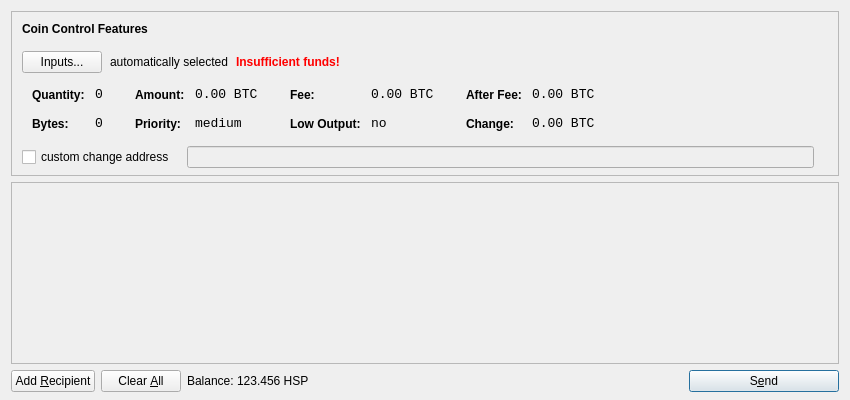
<?xml version="1.0" encoding="UTF-8"?>
<ui version="4.0">
 <class>SendCoinsDialog</class>
 <widget class="QDialog" name="SendCoinsDialog">
  <property name="geometry">
   <rect>
    <x>0</x>
    <y>0</y>
    <width>850</width>
    <height>400</height>
   </rect>
  </property>
  <property name="windowTitle">
   <string>Send Coins</string>
  </property>
  <layout class="QVBoxLayout" name="verticalLayout" stretch="0,1,0">
   <property name="bottomMargin">
    <number>8</number>
   </property>
   <item>
    <widget class="QFrame" name="frameCoinControl">
     <property name="sizePolicy">
      <sizepolicy hsizetype="Expanding" vsizetype="Expanding">
       <horstretch>0</horstretch>
       <verstretch>0</verstretch>
      </sizepolicy>
     </property>
     <property name="maximumSize">
      <size>
       <width>16777215</width>
       <height>16777215</height>
      </size>
     </property>
     <property name="frameShape">
      <enum>QFrame::StyledPanel</enum>
     </property>
     <property name="frameShadow">
      <enum>QFrame::Sunken</enum>
     </property>
     <layout class="QVBoxLayout" name="verticalLayoutCoinControl2">
      <property name="spacing">
       <number>-1</number>
      </property>
      <property name="leftMargin">
       <number>0</number>
      </property>
      <property name="topMargin">
       <number>0</number>
      </property>
      <property name="rightMargin">
       <number>0</number>
      </property>
      <property name="bottomMargin">
       <number>6</number>
      </property>
      <item>
       <layout class="QVBoxLayout" name="verticalLayoutCoinControl" stretch="0,0,0,0,1">
        <property name="spacing">
         <number>0</number>
        </property>
        <property name="leftMargin">
         <number>10</number>
        </property>
        <property name="topMargin">
         <number>10</number>
        </property>
        <item>
         <layout class="QHBoxLayout" name="horizontalLayoutCoinControl1">
          <property name="bottomMargin">
           <number>15</number>
          </property>
          <item>
           <widget class="QLabel" name="labelCoinControlFeatures">
            <property name="sizePolicy">
             <sizepolicy hsizetype="Preferred" vsizetype="Maximum">
              <horstretch>0</horstretch>
              <verstretch>0</verstretch>
             </sizepolicy>
            </property>
            <property name="font">
             <font>
              <weight>75</weight>
              <bold>true</bold>
             </font>
            </property>
            <property name="styleSheet">
             <string notr="true">font-weight:bold;</string>
            </property>
            <property name="text">
             <string>Coin Control Features</string>
            </property>
           </widget>
          </item>
         </layout>
        </item>
        <item>
         <layout class="QHBoxLayout" name="horizontalLayoutCoinControl2" stretch="0,0,0,0">
          <property name="spacing">
           <number>8</number>
          </property>
          <property name="bottomMargin">
           <number>10</number>
          </property>
          <item>
           <widget class="QPushButton" name="pushButtonCoinControl">
            <property name="styleSheet">
             <string notr="true"/>
            </property>
            <property name="text">
             <string>Inputs...</string>
            </property>
           </widget>
          </item>
          <item>
           <widget class="QLabel" name="labelCoinControlAutomaticallySelected">
            <property name="text">
             <string>automatically selected</string>
            </property>
            <property name="margin">
             <number>5</number>
            </property>
           </widget>
          </item>
          <item>
           <widget class="QLabel" name="labelCoinControlInsuffFunds">
            <property name="font">
             <font>
              <weight>75</weight>
              <bold>true</bold>
             </font>
            </property>
            <property name="styleSheet">
             <string notr="true">color:red;font-weight:bold;</string>
            </property>
            <property name="text">
             <string>Insufficient funds!</string>
            </property>
            <property name="margin">
             <number>5</number>
            </property>
           </widget>
          </item>
          <item>
           <spacer name="horizontalSpacerCoinControl">
            <property name="orientation">
             <enum>Qt::Horizontal</enum>
            </property>
            <property name="sizeHint" stdset="0">
             <size>
              <width>40</width>
              <height>1</height>
             </size>
            </property>
           </spacer>
          </item>
         </layout>
        </item>
        <item>
         <widget class="QWidget" name="widgetCoinControl" native="true">
          <property name="sizePolicy">
           <sizepolicy hsizetype="Preferred" vsizetype="Preferred">
            <horstretch>0</horstretch>
            <verstretch>0</verstretch>
           </sizepolicy>
          </property>
          <property name="minimumSize">
           <size>
            <width>0</width>
            <height>0</height>
           </size>
          </property>
          <property name="styleSheet">
           <string notr="true"/>
          </property>
          <layout class="QHBoxLayout" name="horizontalLayoutCoinControl5">
           <property name="margin">
            <number>0</number>
           </property>
           <item>
            <layout class="QHBoxLayout" name="horizontalLayoutCoinControl3" stretch="0,0,0,1">
             <property name="spacing">
              <number>20</number>
             </property>
             <property name="topMargin">
              <number>0</number>
             </property>
             <property name="bottomMargin">
              <number>10</number>
             </property>
             <item>
              <layout class="QFormLayout" name="formLayoutCoinControl1">
               <property name="horizontalSpacing">
                <number>10</number>
               </property>
               <property name="verticalSpacing">
                <number>14</number>
               </property>
               <property name="leftMargin">
                <number>10</number>
               </property>
               <property name="topMargin">
                <number>4</number>
               </property>
               <property name="rightMargin">
                <number>6</number>
               </property>
               <item row="0" column="0">
                <widget class="QLabel" name="labelCoinControlQuantityText">
                 <property name="styleSheet">
                  <string notr="true">font-weight:bold;</string>
                 </property>
                 <property name="text">
                  <string>Quantity:</string>
                 </property>
                 <property name="margin">
                  <number>0</number>
                 </property>
                </widget>
               </item>
               <item row="0" column="1">
                <widget class="QLabel" name="labelCoinControlQuantity">
                 <property name="font">
                  <font>
                   <family>Monospace</family>
                   <pointsize>10</pointsize>
                  </font>
                 </property>
                 <property name="cursor">
                  <cursorShape>IBeamCursor</cursorShape>
                 </property>
                 <property name="contextMenuPolicy">
                  <enum>Qt::ActionsContextMenu</enum>
                 </property>
                 <property name="text">
                  <string notr="true">0</string>
                 </property>
                 <property name="margin">
                  <number>0</number>
                 </property>
                 <property name="textInteractionFlags">
                  <set>Qt::LinksAccessibleByMouse|Qt::TextSelectableByKeyboard|Qt::TextSelectableByMouse</set>
                 </property>
                </widget>
               </item>
               <item row="1" column="0">
                <widget class="QLabel" name="labelCoinControlBytesText">
                 <property name="styleSheet">
                  <string notr="true">font-weight:bold;</string>
                 </property>
                 <property name="text">
                  <string>Bytes:</string>
                 </property>
                </widget>
               </item>
               <item row="1" column="1">
                <widget class="QLabel" name="labelCoinControlBytes">
                 <property name="font">
                  <font>
                   <family>Monospace</family>
                   <pointsize>10</pointsize>
                  </font>
                 </property>
                 <property name="cursor">
                  <cursorShape>IBeamCursor</cursorShape>
                 </property>
                 <property name="contextMenuPolicy">
                  <enum>Qt::ActionsContextMenu</enum>
                 </property>
                 <property name="text">
                  <string notr="true">0</string>
                 </property>
                 <property name="textInteractionFlags">
                  <set>Qt::LinksAccessibleByMouse|Qt::TextSelectableByKeyboard|Qt::TextSelectableByMouse</set>
                 </property>
                </widget>
               </item>
              </layout>
             </item>
             <item>
              <layout class="QFormLayout" name="formLayoutCoinControl2">
               <property name="horizontalSpacing">
                <number>10</number>
               </property>
               <property name="verticalSpacing">
                <number>14</number>
               </property>
               <property name="leftMargin">
                <number>6</number>
               </property>
               <property name="topMargin">
                <number>4</number>
               </property>
               <property name="rightMargin">
                <number>6</number>
               </property>
               <item row="0" column="0">
                <widget class="QLabel" name="labelCoinControlAmountText">
                 <property name="styleSheet">
                  <string notr="true">font-weight:bold;</string>
                 </property>
                 <property name="text">
                  <string>Amount:</string>
                 </property>
                 <property name="margin">
                  <number>0</number>
                 </property>
                </widget>
               </item>
               <item row="0" column="1">
                <widget class="QLabel" name="labelCoinControlAmount">
                 <property name="font">
                  <font>
                   <family>Monospace</family>
                   <pointsize>10</pointsize>
                  </font>
                 </property>
                 <property name="cursor">
                  <cursorShape>IBeamCursor</cursorShape>
                 </property>
                 <property name="contextMenuPolicy">
                  <enum>Qt::ActionsContextMenu</enum>
                 </property>
                 <property name="text">
                  <string notr="true">0.00 BTC</string>
                 </property>
                 <property name="textInteractionFlags">
                  <set>Qt::LinksAccessibleByMouse|Qt::TextSelectableByKeyboard|Qt::TextSelectableByMouse</set>
                 </property>
                </widget>
               </item>
               <item row="1" column="0">
                <widget class="QLabel" name="labelCoinControlPriorityText">
                 <property name="styleSheet">
                  <string notr="true">font-weight:bold;</string>
                 </property>
                 <property name="text">
                  <string>Priority:</string>
                 </property>
                </widget>
               </item>
               <item row="1" column="1">
                <widget class="QLabel" name="labelCoinControlPriority">
                 <property name="font">
                  <font>
                   <family>Monospace</family>
                   <pointsize>10</pointsize>
                  </font>
                 </property>
                 <property name="cursor">
                  <cursorShape>IBeamCursor</cursorShape>
                 </property>
                 <property name="contextMenuPolicy">
                  <enum>Qt::ActionsContextMenu</enum>
                 </property>
                 <property name="text">
                  <string>medium</string>
                 </property>
                 <property name="textInteractionFlags">
                  <set>Qt::LinksAccessibleByMouse|Qt::TextSelectableByKeyboard|Qt::TextSelectableByMouse</set>
                 </property>
                </widget>
               </item>
              </layout>
             </item>
             <item>
              <layout class="QFormLayout" name="formLayoutCoinControl3">
               <property name="horizontalSpacing">
                <number>10</number>
               </property>
               <property name="verticalSpacing">
                <number>14</number>
               </property>
               <property name="leftMargin">
                <number>6</number>
               </property>
               <property name="topMargin">
                <number>4</number>
               </property>
               <property name="rightMargin">
                <number>6</number>
               </property>
               <item row="0" column="0">
                <widget class="QLabel" name="labelCoinControlFeeText">
                 <property name="styleSheet">
                  <string notr="true">font-weight:bold;</string>
                 </property>
                 <property name="text">
                  <string>Fee:</string>
                 </property>
                 <property name="margin">
                  <number>0</number>
                 </property>
                </widget>
               </item>
               <item row="0" column="1">
                <widget class="QLabel" name="labelCoinControlFee">
                 <property name="font">
                  <font>
                   <family>Monospace</family>
                   <pointsize>10</pointsize>
                  </font>
                 </property>
                 <property name="cursor">
                  <cursorShape>IBeamCursor</cursorShape>
                 </property>
                 <property name="contextMenuPolicy">
                  <enum>Qt::ActionsContextMenu</enum>
                 </property>
                 <property name="text">
                  <string notr="true">0.00 BTC</string>
                 </property>
                 <property name="textInteractionFlags">
                  <set>Qt::LinksAccessibleByMouse|Qt::TextSelectableByKeyboard|Qt::TextSelectableByMouse</set>
                 </property>
                </widget>
               </item>
               <item row="1" column="0">
                <widget class="QLabel" name="labelCoinControlLowOutputText">
                 <property name="styleSheet">
                  <string notr="true">font-weight:bold;</string>
                 </property>
                 <property name="text">
                  <string>Low Output:</string>
                 </property>
                </widget>
               </item>
               <item row="1" column="1">
                <widget class="QLabel" name="labelCoinControlLowOutput">
                 <property name="font">
                  <font>
                   <family>Monospace</family>
                   <pointsize>10</pointsize>
                  </font>
                 </property>
                 <property name="cursor">
                  <cursorShape>IBeamCursor</cursorShape>
                 </property>
                 <property name="contextMenuPolicy">
                  <enum>Qt::ActionsContextMenu</enum>
                 </property>
                 <property name="text">
                  <string>no</string>
                 </property>
                 <property name="textInteractionFlags">
                  <set>Qt::LinksAccessibleByMouse|Qt::TextSelectableByKeyboard|Qt::TextSelectableByMouse</set>
                 </property>
                </widget>
               </item>
              </layout>
             </item>
             <item>
              <layout class="QFormLayout" name="formLayoutCoinControl4">
               <property name="horizontalSpacing">
                <number>10</number>
               </property>
               <property name="verticalSpacing">
                <number>14</number>
               </property>
               <property name="leftMargin">
                <number>6</number>
               </property>
               <property name="topMargin">
                <number>4</number>
               </property>
               <property name="rightMargin">
                <number>6</number>
               </property>
               <item row="0" column="0">
                <widget class="QLabel" name="labelCoinControlAfterFeeText">
                 <property name="styleSheet">
                  <string notr="true">font-weight:bold;</string>
                 </property>
                 <property name="text">
                  <string>After Fee:</string>
                 </property>
                 <property name="margin">
                  <number>0</number>
                 </property>
                </widget>
               </item>
               <item row="0" column="1">
                <widget class="QLabel" name="labelCoinControlAfterFee">
                 <property name="font">
                  <font>
                   <family>Monospace</family>
                   <pointsize>10</pointsize>
                  </font>
                 </property>
                 <property name="cursor">
                  <cursorShape>IBeamCursor</cursorShape>
                 </property>
                 <property name="contextMenuPolicy">
                  <enum>Qt::ActionsContextMenu</enum>
                 </property>
                 <property name="text">
                  <string notr="true">0.00 BTC</string>
                 </property>
                 <property name="textInteractionFlags">
                  <set>Qt::LinksAccessibleByMouse|Qt::TextSelectableByKeyboard|Qt::TextSelectableByMouse</set>
                 </property>
                </widget>
               </item>
               <item row="1" column="0">
                <widget class="QLabel" name="labelCoinControlChangeText">
                 <property name="styleSheet">
                  <string notr="true">font-weight:bold;</string>
                 </property>
                 <property name="text">
                  <string>Change:</string>
                 </property>
                </widget>
               </item>
               <item row="1" column="1">
                <widget class="QLabel" name="labelCoinControlChange">
                 <property name="font">
                  <font>
                   <family>Monospace</family>
                   <pointsize>10</pointsize>
                  </font>
                 </property>
                 <property name="cursor">
                  <cursorShape>IBeamCursor</cursorShape>
                 </property>
                 <property name="contextMenuPolicy">
                  <enum>Qt::ActionsContextMenu</enum>
                 </property>
                 <property name="text">
                  <string notr="true">0.00 BTC</string>
                 </property>
                 <property name="textInteractionFlags">
                  <set>Qt::LinksAccessibleByMouse|Qt::TextSelectableByKeyboard|Qt::TextSelectableByMouse</set>
                 </property>
                </widget>
               </item>
              </layout>
             </item>
            </layout>
           </item>
          </layout>
         </widget>
        </item>
        <item>
         <layout class="QHBoxLayout" name="horizontalLayoutCoinControl4" stretch="0,0,0">
          <property name="spacing">
           <number>12</number>
          </property>
          <property name="sizeConstraint">
           <enum>QLayout::SetDefaultConstraint</enum>
          </property>
          <property name="topMargin">
           <number>5</number>
          </property>
          <property name="rightMargin">
           <number>5</number>
          </property>
          <item>
           <widget class="QCheckBox" name="checkBoxCoinControlChange">
            <property name="text">
             <string>custom change address</string>
            </property>
           </widget>
          </item>
          <item>
           <widget class="QLineEdit" name="lineEditCoinControlChange">
            <property name="enabled">
             <bool>false</bool>
            </property>
            <property name="sizePolicy">
             <sizepolicy hsizetype="Expanding" vsizetype="Fixed">
              <horstretch>0</horstretch>
              <verstretch>0</verstretch>
             </sizepolicy>
            </property>
           </widget>
          </item>
          <item>
           <widget class="QLabel" name="labelCoinControlChangeLabel">
            <property name="sizePolicy">
             <sizepolicy hsizetype="Preferred" vsizetype="Expanding">
              <horstretch>0</horstretch>
              <verstretch>0</verstretch>
             </sizepolicy>
            </property>
            <property name="minimumSize">
             <size>
              <width>0</width>
              <height>0</height>
             </size>
            </property>
            <property name="text">
             <string/>
            </property>
            <property name="margin">
             <number>3</number>
            </property>
           </widget>
          </item>
         </layout>
        </item>
        <item>
         <spacer name="verticalSpacerCoinControl">
          <property name="orientation">
           <enum>Qt::Vertical</enum>
          </property>
          <property name="sizeHint" stdset="0">
           <size>
            <width>800</width>
            <height>1</height>
           </size>
          </property>
         </spacer>
        </item>
       </layout>
      </item>
     </layout>
    </widget>
   </item>
   <item>
    <widget class="QScrollArea" name="scrollArea">
     <property name="widgetResizable">
      <bool>true</bool>
     </property>
     <widget class="QWidget" name="scrollAreaWidgetContents">
      <property name="geometry">
       <rect>
        <x>0</x>
        <y>0</y>
        <width>830</width>
        <height>165</height>
       </rect>
      </property>
      <layout class="QVBoxLayout" name="verticalLayout_2">
       <property name="margin">
        <number>0</number>
       </property>
       <item>
        <layout class="QVBoxLayout" name="entries">
         <property name="spacing">
          <number>6</number>
         </property>
        </layout>
       </item>
       <item>
        <spacer name="verticalSpacer">
         <property name="orientation">
          <enum>Qt::Vertical</enum>
         </property>
         <property name="sizeHint" stdset="0">
          <size>
           <width>20</width>
           <height>40</height>
          </size>
         </property>
        </spacer>
       </item>
      </layout>
     </widget>
    </widget>
   </item>
   <item>
    <layout class="QHBoxLayout" name="horizontalLayout">
     <item>
      <widget class="QPushButton" name="addButton">
       <property name="toolTip">
        <string>Send to multiple recipients at once</string>
       </property>
       <property name="text">
        <string>Add &amp;Recipient</string>
       </property>
       <property name="icon">
        <iconset resource="../bitcoin.qrc">
         <normaloff>:/icons/add</normaloff>:/icons/add</iconset>
       </property>
       <property name="autoDefault">
        <bool>false</bool>
       </property>
      </widget>
     </item>
     <item>
      <widget class="QPushButton" name="clearButton">
       <property name="sizePolicy">
        <sizepolicy hsizetype="Minimum" vsizetype="Fixed">
         <horstretch>0</horstretch>
         <verstretch>0</verstretch>
        </sizepolicy>
       </property>
       <property name="toolTip">
        <string>Remove all transaction fields</string>
       </property>
       <property name="text">
        <string>Clear &amp;All</string>
       </property>
       <property name="icon">
        <iconset resource="../bitcoin.qrc">
         <normaloff>:/icons/remove</normaloff>:/icons/remove</iconset>
       </property>
       <property name="autoRepeatDelay">
        <number>300</number>
       </property>
       <property name="autoDefault">
        <bool>false</bool>
       </property>
      </widget>
     </item>
     <item>
      <layout class="QHBoxLayout" name="horizontalLayout_2">
       <property name="spacing">
        <number>3</number>
       </property>
       <item>
        <widget class="QLabel" name="label">
         <property name="text">
          <string>Balance:</string>
         </property>
        </widget>
       </item>
       <item>
        <widget class="QLabel" name="labelBalance">
         <property name="cursor">
          <cursorShape>IBeamCursor</cursorShape>
         </property>
         <property name="text">
          <string>123.456 HSP</string>
         </property>
         <property name="textInteractionFlags">
          <set>Qt::LinksAccessibleByMouse|Qt::TextSelectableByKeyboard|Qt::TextSelectableByMouse</set>
         </property>
        </widget>
       </item>
      </layout>
     </item>
     <item>
      <spacer name="horizontalSpacer">
       <property name="orientation">
        <enum>Qt::Horizontal</enum>
       </property>
       <property name="sizeHint" stdset="0">
        <size>
         <width>40</width>
         <height>20</height>
        </size>
       </property>
      </spacer>
     </item>
     <item>
      <widget class="QPushButton" name="sendButton">
       <property name="minimumSize">
        <size>
         <width>150</width>
         <height>0</height>
        </size>
       </property>
       <property name="toolTip">
        <string>Confirm the send action</string>
       </property>
       <property name="text">
        <string>S&amp;end</string>
       </property>
       <property name="icon">
        <iconset resource="../bitcoin.qrc">
         <normaloff>:/icons/send</normaloff>:/icons/send</iconset>
       </property>
       <property name="default">
        <bool>true</bool>
       </property>
      </widget>
     </item>
    </layout>
   </item>
  </layout>
 </widget>
 <resources>
  <include location="../bitcoin.qrc"/>
 </resources>
 <connections/>
</ui>
